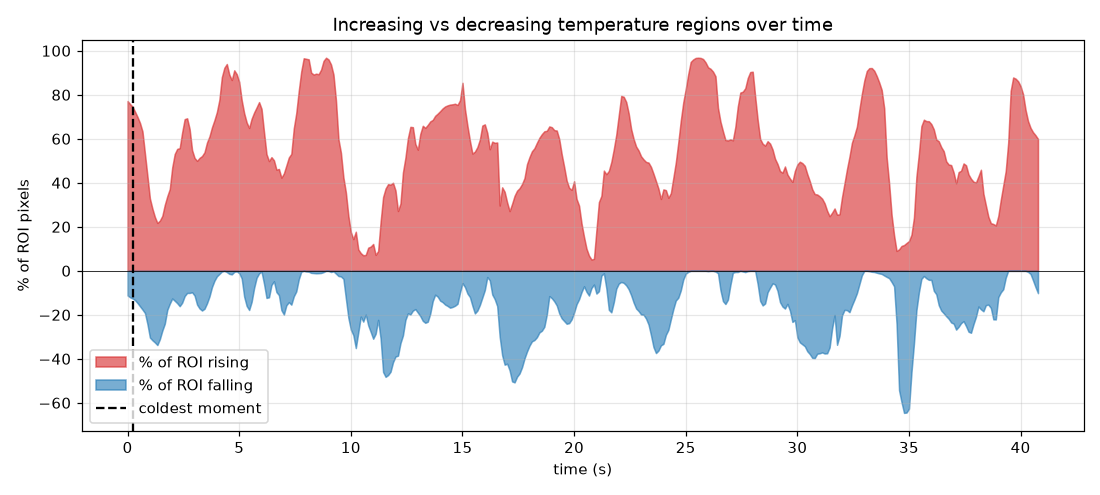
#> input picture results/P11/rising_falling_over_time.png, 1100 x 495 px
$ python pipeline.py --input ../results/P11
#> lines starting #> are read from the running program, lines starting #| are printed output that depends on the picture
### src/io_utils.py
"""
STEP 1 - LOAD THE DATA
----------------------
Input : a folder of image files (PNG/TIFF...), a video file, or a .npy array
Output: T  -> numpy array of shape [frames, height, width], float32, values 0..1
        (0..1 because DIRT-SR38 stores *relative* intensity, not degrees Celsius)
"""
import os
import re
import numpy as np
import cv2

IMG_EXT = (".png", ".tif", ".tiff", ".jpg", ".jpeg", ".bmp")


def _natural_key(s):
    """Sort 'img2.png' before 'img10.png' (plain sorting would get this wrong)."""
    return [int(t) if t.isdigit() else t.lower() for t in re.split(r"(\d+)", s)]


def read_image_gray(path):
    """Read ONE image as float32 in 0..1 (8-bit -> /255, 16-bit -> /65535)."""
    img = cv2.imread(path, cv2.IMREAD_UNCHANGED)
#> img is the input picture: shape (495, 1100, 4); mean B, G, R, A 220.2, 217.6, 236, 255
    if img is None:
        raise IOError(f"Could not read {path}")
    if img.ndim == 3:  # colour (false-colour) image: convert to gray, values are only relative
        img = cv2.cvtColor(img[..., :3], cv2.COLOR_BGR2GRAY)
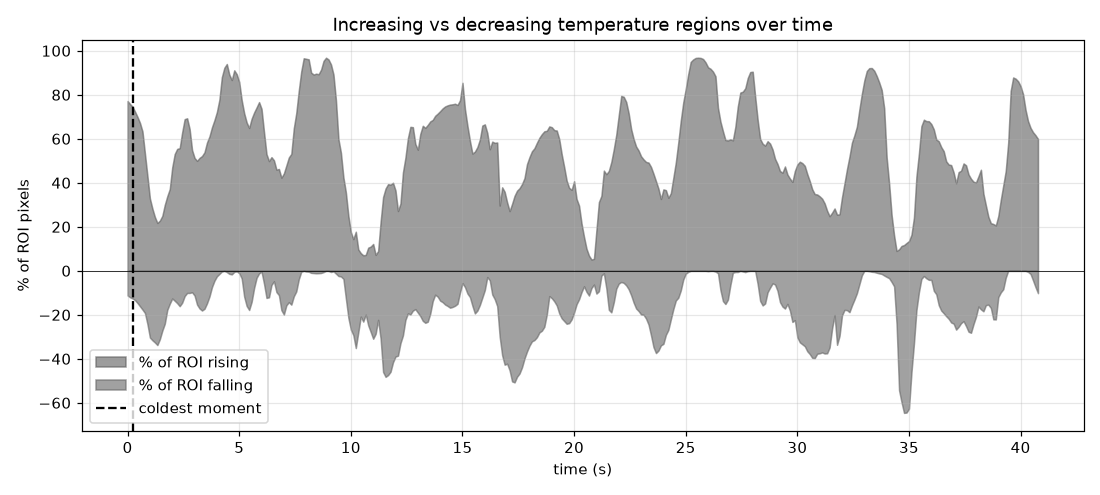
#> img: shape (495, 1100); min 0, max 255, mean 223.5
    if img.dtype == np.uint16:
        return img.astype(np.float32) / 65535.0
    if img.dtype == np.uint8:
        return img.astype(np.float32) / 255.0
    return img.astype(np.float32)


# [18 lines left out: function list_sequences, not called in this run]


def load_image_folder(folder, stride=1, max_frames=None, scale=1.0):
    """Load all images of a folder in time order -> T[frames,H,W]."""
    files = [f for f in os.listdir(folder) if f.lower().endswith(IMG_EXT)]
    files.sort(key=_natural_key)
    files = files[::stride]
    if max_frames:
        files = files[:max_frames]
    if not files:
        raise FileNotFoundError(f"No images found in {folder}")
    frames = []
    for f in files:
        im = read_image_gray(os.path.join(folder, f))
        if scale != 1.0:
            im = cv2.resize(im, None, fx=scale, fy=scale, interpolation=cv2.INTER_AREA)
        frames.append(im)
#> pass 2 of the loop in load_image_folder, `for f in files:`:
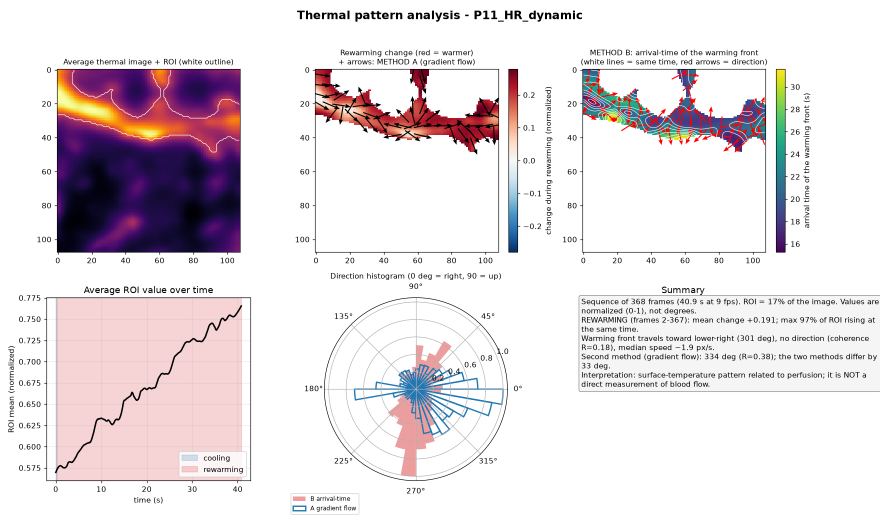
#> input picture results/P11/summary.png, 1760 x 1045 px (shown at 1/2 size)
#> in read_image_gray, img is the input picture: shape (1045, 1760, 4); mean B, G, R, A 226, 222.3, 230, 255
#> in read_image_gray (call 2), `img = cv2.cvtColor(img[..., :3], cv2.COLOR_BGR2GRAY)`:
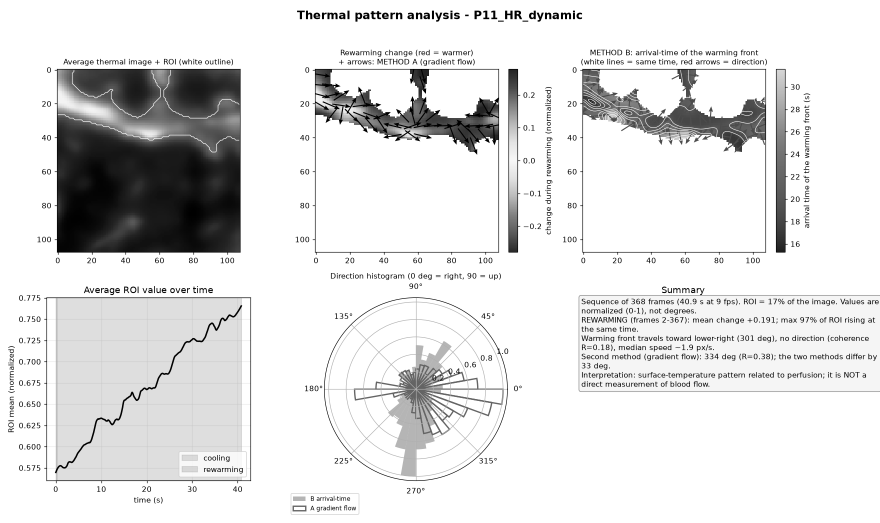
#> img: shape (1045, 1760) (shown at 1/2 size); min 0, max 255, mean 225
#> (the run stopped early here; a loop or call above may not have finished)
